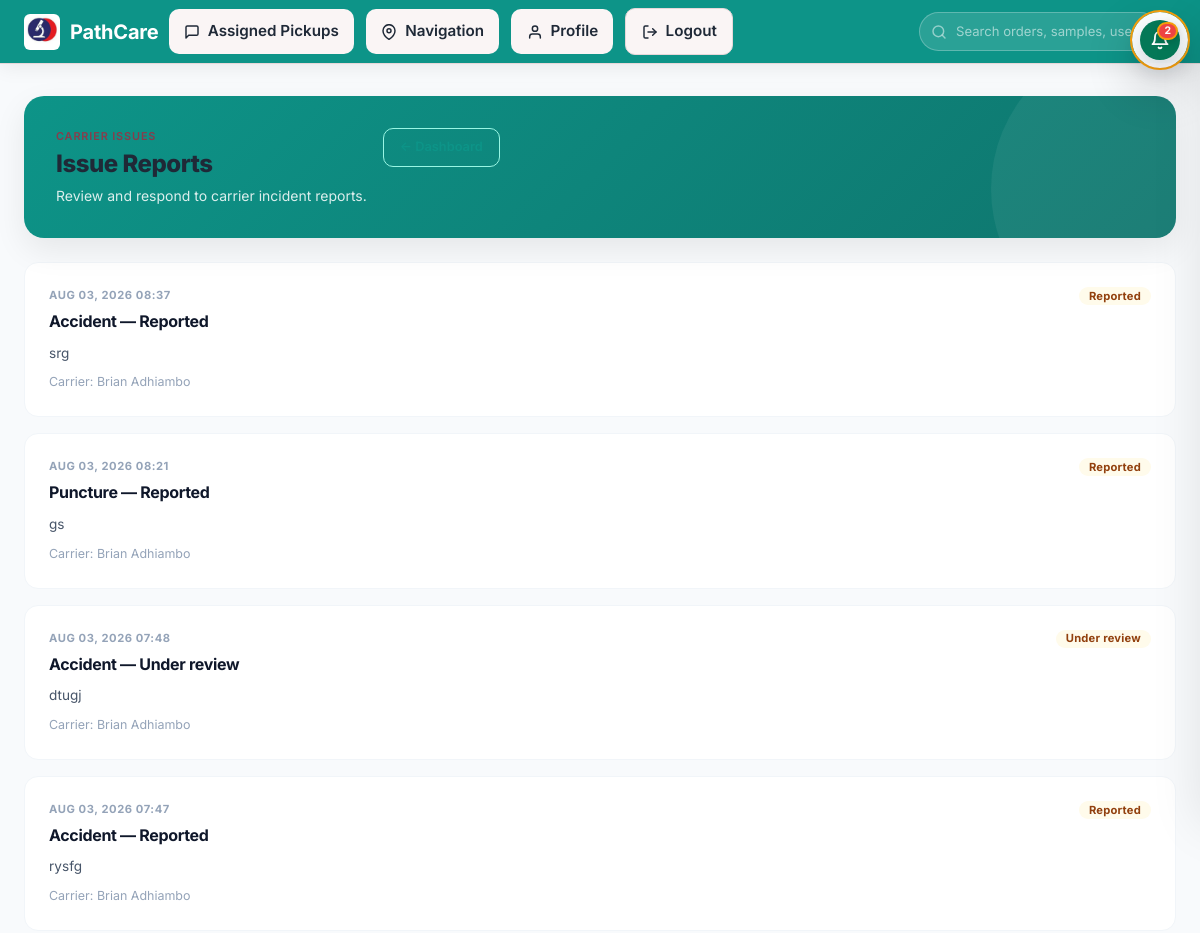
The app's page /carrier/issues/ (signed in, upper part), older data.
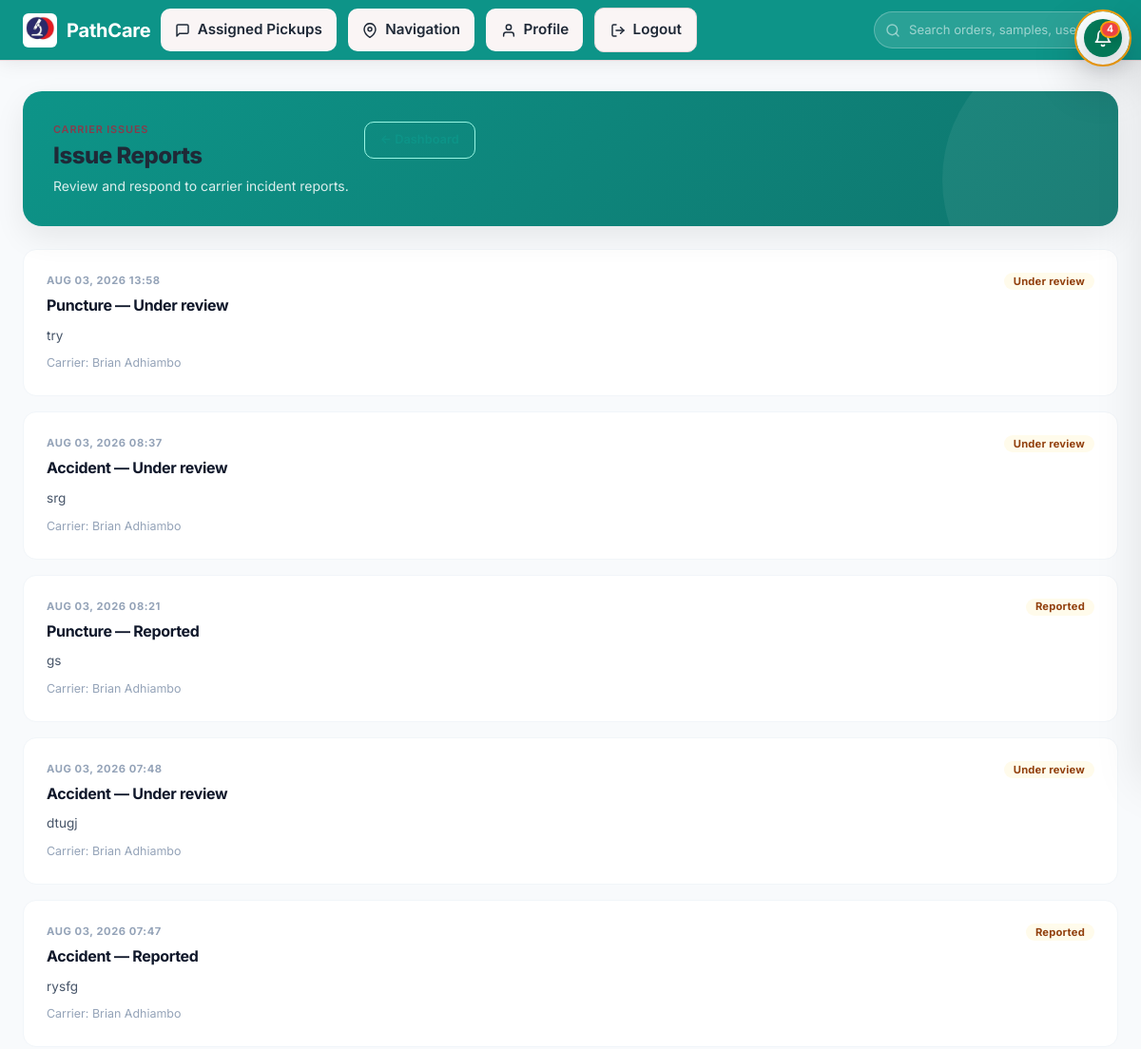
The same page, newer data.
### tracking/models.py (models this page shows, shortened)
class CarrierIssue(models.Model):
    class Category(models.TextChoices):
        ACCIDENT = "accident", "Accident"
        PUNCTURE = "puncture", "Puncture"
        DELAY = "delay", "Delay"
        VEHICLE = "vehicle", "Vehicle issue"
        OTHER = "other", "Other"
    class Status(models.TextChoices):
        REPORTED = "reported", "Reported"
        UNDER_REVIEW = "under_review", "Under review"
        RESOLVED = "resolved", "Resolved"
    id = models.UUIDField(primary_key=True, default=uuid.uuid4, editable=False)
    carrier = models.ForeignKey(
        "Carrier",
        on_delete=models.CASCADE,
        related_name="issues",
    )
    order = models.ForeignKey(
        "Order",
        on_delete=models.SET_NULL,
        null=True,
        blank=True,
        related_name="issues",
    )
    category = models.CharField(max_length=24, choices=Category.choices, default=Category.OTHER)
    description = models.TextField()
    status = models.CharField(max_length=32, choices=Status.choices, default=Status.REPORTED)
    created_at = models.DateTimeField(auto_now_add=True)
    updated_at = models.DateTimeField(auto_now=True)

class Carrier(models.Model):
    class Status(models.TextChoices):
        AVAILABLE = "available", "Available"
        ON_JOB = "on_job", "On job"
        OFFLINE = "offline", "Offline"
    id = models.UUIDField(primary_key=True, default=uuid.uuid4, editable=False)
    user = models.OneToOneField(
        settings.AUTH_USER_MODEL,
        on_delete=models.CASCADE,
        related_name="carrier_profile",
        null=True,
        blank=True,
    )
    phone = models.CharField(max_length=32)
    vehicle = models.OneToOneField(
        'Vehicle',
        on_delete=models.SET_NULL,
        null=True,
        blank=True,
        related_name='carrier',
    )
    vehicle_type = models.CharField(max_length=64, blank=True)
    vehicle_plate = models.CharField(max_length=32, blank=True)
    status = models.CharField(max_length=16, choices=Status.choices, default=Status.AVAILABLE)
    current_latitude = models.FloatField(null=True, blank=True)
    current_longitude = models.FloatField(null=True, blank=True)
    last_location_update = models.DateTimeField(null=True, blank=True)
    is_active = models.BooleanField(default=True)
    @property
    def display_name(self):
        try:
            user = self.user
        except Exception:
            return "Unnamed carrier"
        if user is None:
            return "Unnamed carrier"
        return user.get_full_name() or user.username

### accounts/models.py (models this page shows, shortened)
class User(AbstractUser):
    class Role(models.TextChoices):
        SUPER_ADMIN = "super_admin", "Super Admin"
        DISPATCHER = "dispatcher", "Dispatcher"
        CARRIER = "carrier", "Carrier"
        CLIENT = "client", "Client"
        LAB_STAFF = "lab_staff", "Lab Staff"
    role = models.CharField(max_length=20, choices=Role.choices, default=Role.DISPATCHER)
    phone = models.CharField(max_length=32, blank=True)
    department = models.CharField(max_length=100, blank=True)
    objects = PathcareUserManager()
    def is_carrier(self):
        return not self.is_superuser and self.role == self.Role.CARRIER

### tracking/views.py (the view)
# urls.py: path("carrier/issues/", views.carrier_issue_list, name="carrier_issue_list"),
@role_required("super_admin", "dispatcher", "carrier")
def carrier_issue_list(request):
    if request.user.is_carrier():
        carrier = getattr(request.user, "carrier_profile", None)
        issues = CarrierIssue.objects.filter(carrier=carrier)
    else:
        issues = CarrierIssue.objects.all()
    issues = issues.select_related("carrier__user", "order").order_by("-created_at")
    return render(request, "tracking/carrier_issue_list.html", {
        "issues": issues,
    })

### tracking/context_processors.py (called while the page is built)
def notifications(request):
    if not request.user.is_authenticated:
        return {}
    try:
        unread = Notification.objects.filter(user=request.user, is_read=False).count()
        recent = Notification.objects.filter(user=request.user).order_by("-created_at")[:10]
        return {"notifications_unread_count": unread, "notifications_list": recent}
    except Exception:
        return {}

### tracking/templates/tracking/carrier_issue_list.html (shortened to what this page needs)
{% extends "tracking/base.html" %}
{% block content %}
<div class="hero-card">
  <div style="display:flex;justify-content:space-between;align-items:flex-start;gap:var(--space-md);flex-wrap:wrap;">
    <div>
      <p class="eyebrow">Carrier Issues</p>
      <h1>Issue Reports</h1>
      <p>Review and respond to carrier incident reports.</p>
    </div>
    <a class="btn btn--outline btn--sm" href="{% url 'tracking:dashboard' %}">← Dashboard</a>
  </div>
</div>
{% if issues %}
  <div class="issue-list">
    {% for issue in issues %}
      <div class="issue-card">
        <div class="issue-card-header">
          <div>
            <p class="eyebrow">{{ issue.created_at|date:"M d, Y H:i" }}</p>
            <h2><a href="{% url 'tracking:carrier_issue_detail' issue.pk %}">{{ issue.get_category_display }} — {{ issue.get_status_display }}</a></h2>
          </div>
          <span class="badge badge--warning">{{ issue.get_status_display }}</span>
        </div>
        <p>{{ issue.description|linebreaksbr }}</p>
        <p class="meta">Carrier: {{ issue.carrier.display_name }}{% if issue.order %} · {{ issue.order.reference_code }}{% endif %}</p>
      </div>
    {% endfor %}
  </div>
{% endif %}
{% endblock %}

Row changes from the older to the newer data that the page shows:
added CarrierIssue: created_at "AUG 03, 2026 13:58", category "Puncture", status "Under review", description "try", carrier.display_name "Brian Adhiambo"
changed CarrierIssue "srg": status "Reported" → "Under review"
Text that changed along with them:
{{ notifications_unread_count }}: "2" → "4"
